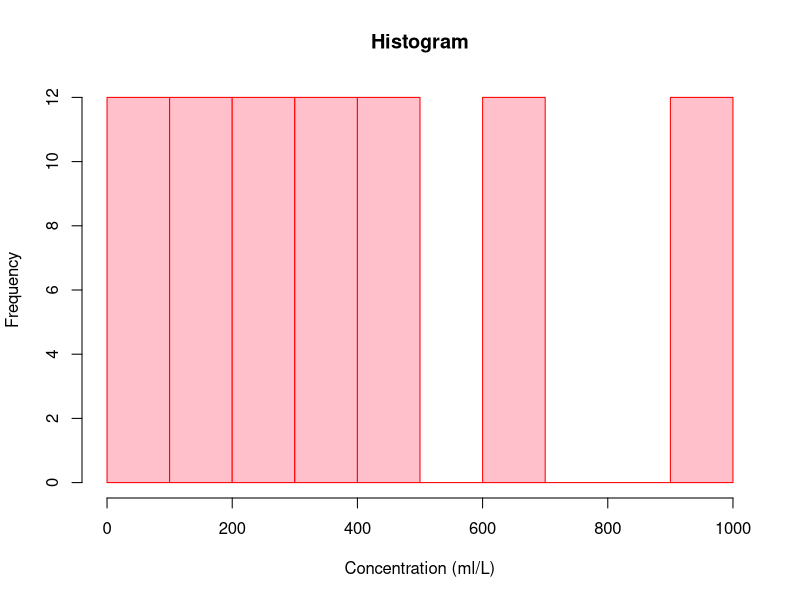
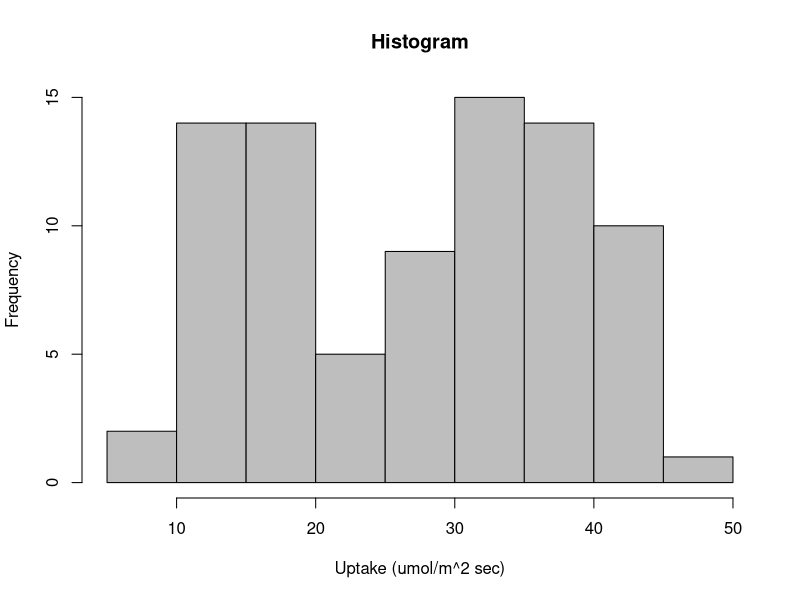
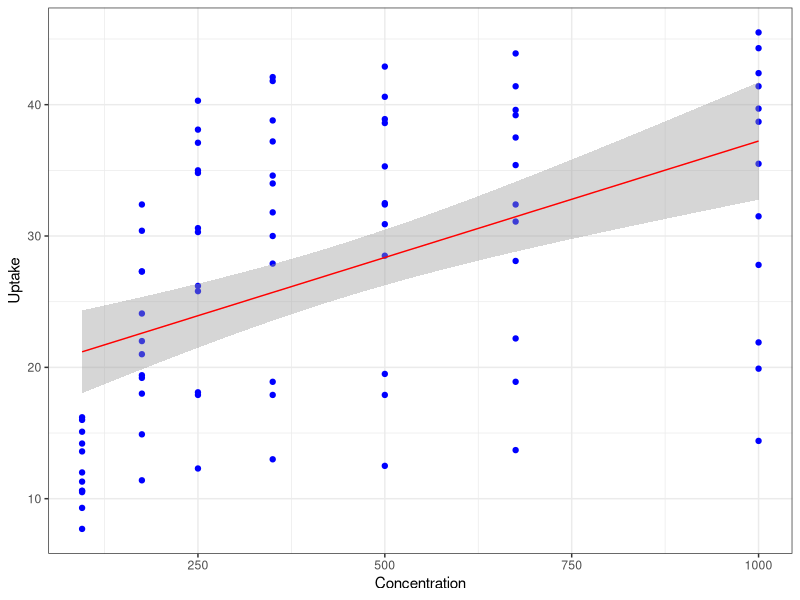

These charts were generated, in order, by the following R code:
#############################################
## Title:  "AN??LISIS EXPLORATORO DE DATOS" ##
## Author: "DILAN SU??REZ AG??ERO"           ##
## Date:   "05/05/2022"                    ##
#############################################

##------------------------------------------------------------------------------------

#### INSTALACI??N Y ACTIVACI??NN DE PAQUETES

install.packages("dplyr")
install.packages("corrplot")
install.packages("ggplot2")

library(dplyr)
library(corrplot)
library(ggplot2)

#### IMPORTANDO LA BASE DE DATOS DE R

#Para este ejercicio utilizaremos la base de datos CO2 "Carbon Dioxide Uptake in Grass Plants", correspondiente a un experimento sobre la tolerancia al fr??o de la especie de pasto Echinochloa crus-galli.
  
data("CO2") #Importaci??n de dataset
CO2         #Visualizaci??n parcial en consola
View(CO2)   #Visualizaci??n completa en una nueva ventana

#### UN VISTAZO A LOS DATOS

#Para la obtenci??n de algunos detalles sobre c??mo est???? estructurada la base de datos, utilizaremos la funci??n `glimpse()` contenida dentro del paquete dplyr.
  
#Esta funci??n nos brinda informaci??n sobre:
  
# -El n??mero de filas (observaciones) y columnas (variables) que presenta la base de datos.

# -La naturaleza de los elementos de cada variable (columna): \<*ord*\> , \<*fct*\>, \<*dbl*\>.

# -Contenido de cada variable (columna) en forma de lista.

#Es importante tambi??n identificar la presencia de valores perdidos o "NA values" para que no generen conflictos al momento de realizar an??lisis estad??sticos posteriores, para ello usaremos la funci??n is.na().

glimpse(CO2)
is.na(CO2)

#### AN??LISIS DE VARIABLES CATEG??RICAS

#Para las variables categ??ricas podemos calcular tablas de frecuencia, es decir, ver el n??mero de ocurrencias de cada categor??a de la variable. Esto lo hacemos con la funci??n table().

table(CO2$Plant)
table(CO2$Type)
table(CO2$Treatment)

#### TABLAS DE CONTINGENCIA

#Para poder evaluar la frecuencia de dos variables categ??ricas podemos utilizar tablas de contingencia. Esto lo hacemos con la funci??n prop.table()
#Tablas de contingencia para cada combinaci??n de variables categ??ricas. Valores expresados en porcentajes.

Plant_vs_Type <- prop.table(table(CO2$Plant, CO2$Type),2)*100
Plant_vs_Type
Type_vs_Treatment <- prop.table(table(CO2$Type, CO2$Treatment),2)*100
Type_vs_Treatment
Plant_vs_Treatment <- prop.table(table(CO2$Plant, CO2$Treatment),2)*100
Plant_vs_Treatment

### AN??LISIS DE VARIABLES NUM??RICAS

#Para calcular los estad??sticos descriptivos de las variables num??ricas utilizaremos la funci??n summary(). Esta funci??n de puede aplicar a toda la base de datos o solo a variables espec??ficas dentro de mi base de datos. Los valores que nos brinda son:
  
# -Valor m??nimo

# -Valor del 1er cuartil

# -Mediana

# -Promedio

# -Valor del 3er cuartil

# -Valor m??ximo

summary(CO2$conc)
summary(CO2$uptake)

#### VISUALIZACI??N DE DATOS NUM??RICOS

#Una forma ??til de explorar la distribuci??n de los datos en variables num??ricas es con histogramas. Estos podemos hacerlos con el comando hist(), donde ponemos como argumento el nombre de la tabla seguido de $ y el nombre de la variable que deseamos graficar.

hist(CO2$conc, col = "pink", border = "red", xlab ="Concentration (ml/L)", main = "Histogram")
hist(CO2$uptake, col = "gray", border ="black", xlab ="Uptake (umol/m^2 sec)", main = "Histogram")

#### CORRELACIONES

#Una correlaci??n mide la relaci??n lineal entre dos variables. De esta manera podemos establecer si una variable est???? influenciada por otra de forma positiva o negativa.

#El resultado de este an??lisis es un coeficiente que va de -1 a 1

# -R = 1, la relaci??n es positiva perfecta

# -0 \< R \< 1 la relaci??n es positiva

# -R = 0 no hay relaci??n lineal

# - -1 \< R \< 0 la relaci??n es negativa

# -R = -1 la relaci??n es negativa perfecta

#C??lculo del coeficiente de correlaci??n para las dos variables num??ricas

cor(CO2$conc, CO2$uptake)

#Creaci??n de una tabla que solo contenga las dos variables num??ricas de la base de datos CO2

cor <- data.frame(Concentration = CO2$conc, Uptake = CO2$uptake)
cor

#Creaci??n de gr??fica con ggplot2

ggplot(cor, mapping = aes(x = Concentration, y = Uptake)) +
  geom_point(color="blue", size = 1.5) +
  labs(x = "Concentration" , y = "Uptake") +
  geom_smooth(method = "lm", se = TRUE, color = "red", lwd = 0.5) +
  theme(axis.line = element_line(colour = "black"), 
        panel.grid.major = element_blank(), 
        panel.grid.minor = element_blank(), 
        panel.border = element_blank(), 
        panel.background = element_blank()) +
  theme_bw() + theme(plot.title = element_text(hjust = 0.5)) 
